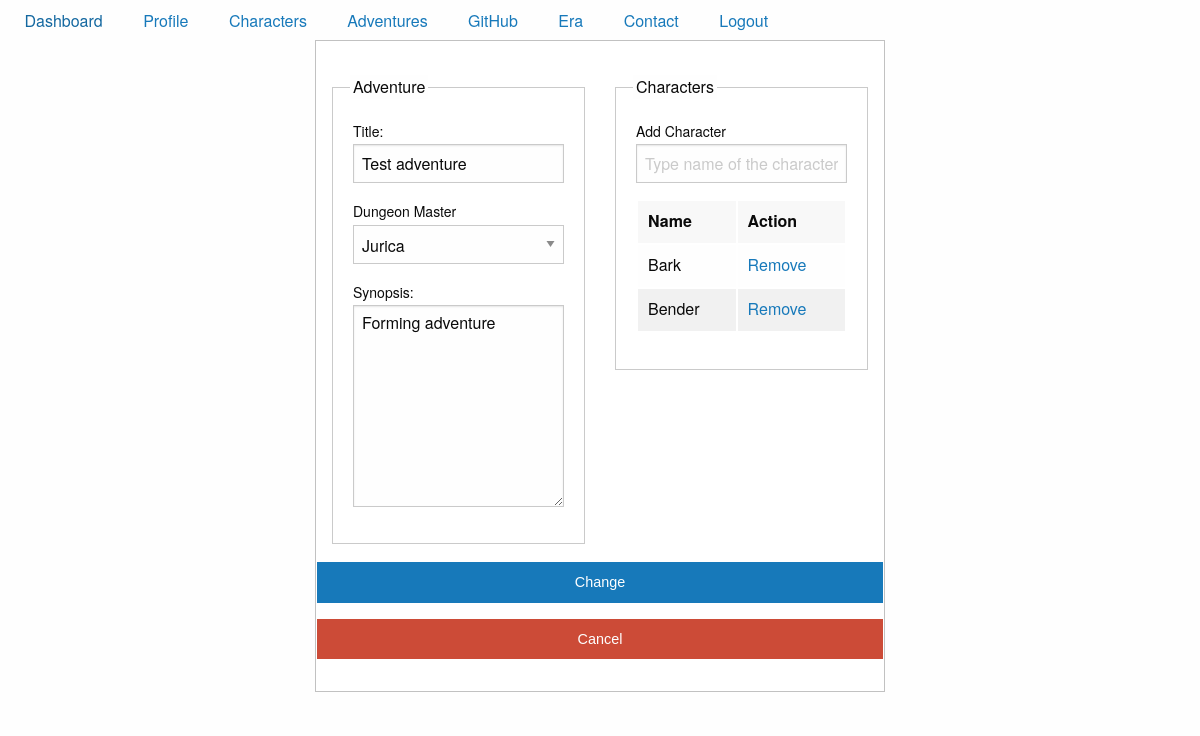
The page /private/adventures/edit.php?id=1 (signed in) on the database its author committed.
### tables this page shows
create table adventure(
id 			int not null primary key auto_increment,
name 		varchar(50) not null,
dm 			int not null,
synopsis 	text
);

create table pc(
id 			int not null primary key auto_increment,
name 		varchar(50) not null,
race 		varchar(50) not null,
class 		varchar(50) not null,
level 		int not null,
background	varchar(50) not null,
alignment	varchar(50),
hd 			varchar(5),
hp 			int,
proficiency int
);

### private/adventures/edit.php (the view, shortened to what this page needs)
<?php include_once '../../config.php'; checkLogin();
if(isset($_GET["id"])) {
	$query = "select * from adventure where id = :id";
	$stmt = $conn->prepare($query);
	$stmt->execute(array("id" => $_GET["id"]));
	$entity = $stmt->fetch(PDO::FETCH_OBJ);
}
?>
<!doctype html>
<html class="no-js" lang="en" dir="ltr">
	<head>
		<?php include_once '../../templates/head.php'; ?>
		<link rel="stylesheet" href="//code.jquery.com/ui/1.12.1/themes/base/jquery-ui.css">
	</head>
	<body>
		<?php include_once '../../templates/menu.php'; ?>
	<form method="post">
		<div class="row">
			<div class="large-6 columns large-centered">
				<div class="callout">
					<div class="row">
						<div class="large-6 columns">
							<fieldset class="fieldset">
								<legend>Adventure</legend>
								<label for="name">Title:</label>
								<input type="text" name="name" id="name" value="<?php echo $entity->name; ?>" />
								<?php
								$query 	= "select id, username from player";
								$stmt 	= $conn->prepare($query);
								$stmt->execute();
								$result	= $stmt->fetchAll(PDO::FETCH_OBJ);
								 ?>
								<label for="dm">Dungeon Master</label>
								  <select name="dm">
								  	<?php foreach($result as $row): ?>
								    <option value="<?php echo $row->id; ?>"><?php echo $row->username; ?></option>
								    <?php endforeach; ?>
								  </select>
								<label for="synopsis">Synopsis:</label>
								<textarea id="synopsis" name="synopsis" rows="10px" ><?php echo $entity->synopsis; ?></textarea>
							</fieldset>
					</div>
					<div class="large-6 columns">
							<fieldset class="fieldset">
								<legend>Characters</legend>
								<label for="name">Add Character</label>
								<input type="text" id="cond" placeholder="Type name of the character" />
								<table>
									<thead>
										<tr>
											<th>Name</th>
											<th>Action</th>
										</tr>
									</thead>
										<tbody id="adventurers">
											<?php
											$query 	= "select b.id, b.name
														from player_adventure a
														inner join pc b on b.id = a.pc
														where a.adventure=" . $entity->id;
											$stmt 	= $conn->prepare($query);
											$stmt->execute();
											$result	= $stmt->fetchAll(PDO::FETCH_OBJ);
											foreach($result as $row):
											 ?>
											 <tr id="row_<?php echo $row->id; ?>">
											 	<td><?php echo $row->name; ?></td>
											 	<td><a href="#" id="r_<?php echo $row->id; ?>">Remove</a></td>
											 </tr>
											 <?php endforeach; ?>
										</tbody>
								</table>
							</fieldset>
					</div>
						<input class="button expanded" name="submit" type="submit" value="<?php if($entity->name == "") {
										echo "Create";
									} else{
										echo "Change";
									} ?>" />
						<input class="alert button expanded"  name="cancel" type="submit" value="Cancel" />
					</div>
				</div>
			</div>
		</div>
	</form>
	</body>
</html>

### css/app.css (style rules this page uses)
.row { max-width: 100%; }

### rows shown on the page
adventure: name "Test adventure", synopsis "Forming adventure", submit "Change"
pc: name "Bark"
pc: name "Bender"

### other values the page prints
form field dm "Jurica"
